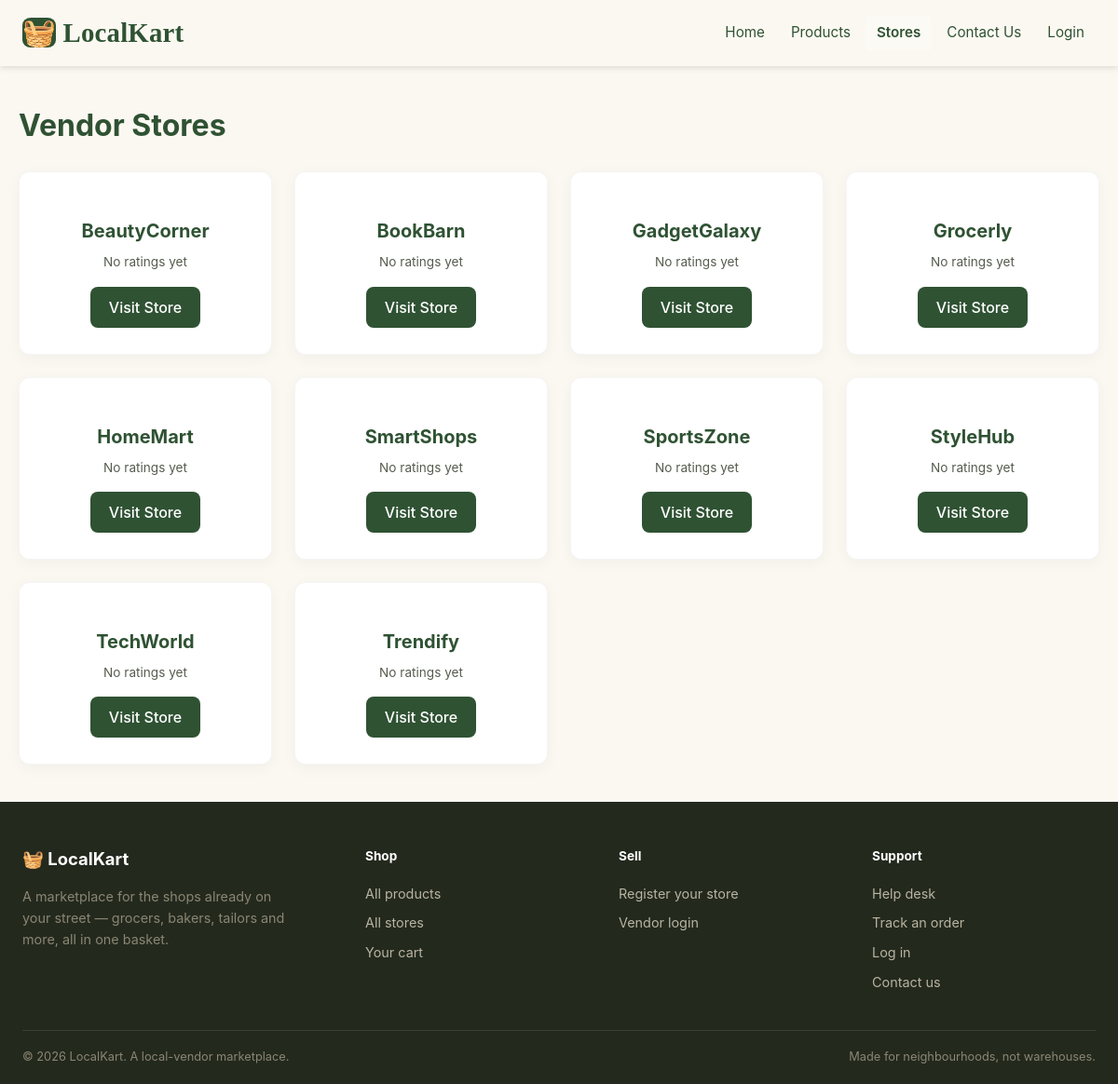
The app's page /stores.php, older data.
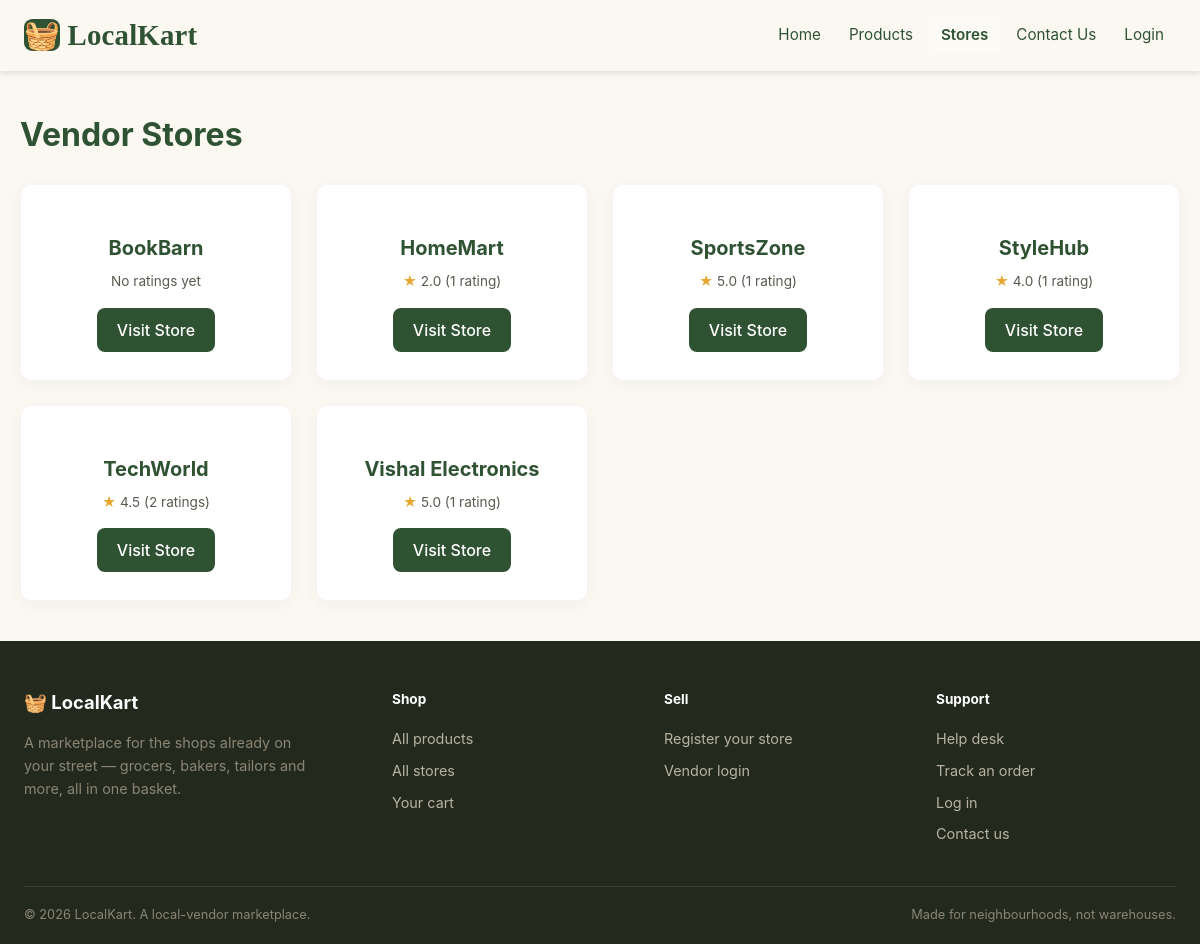
The same page, newer data.
### tables this page shows
CREATE TABLE IF NOT EXISTS vendors (
    id INT AUTO_INCREMENT PRIMARY KEY,
    user_id INT NOT NULL,
    store_name VARCHAR(100) NOT NULL,
    address TEXT,
    verified BOOLEAN DEFAULT FALSE,
    FOREIGN KEY (user_id) REFERENCES users(id) ON DELETE CASCADE
);

### config.php (called while the page is built, shortened)
<?php
function isLoggedIn(): bool
{
    return isset($_SESSION['user_id']);
}
function getUserRole(): ?string
{
    return $_SESSION['role'] ?? null;
}

### stores.php (the view, shortened to what this page needs)
<?php
require_once 'config.php';
$stores = [];
$ratingsByVendor = [];
try {
    $stmt = $pdo->query("SELECT id, store_name FROM vendors ORDER BY store_name ASC");
    $stores = $stmt->fetchAll(PDO::FETCH_ASSOC);
    $ratingsByVendor = $pdo->query(
        "SELECT vendor_id, ROUND(AVG(rating), 1) AS avg_rating, COUNT(*) AS total
         FROM vendor_ratings
         GROUP BY vendor_id"
    )->fetchAll(PDO::FETCH_UNIQUE);
} catch (PDOException $e) {
    $error = "Failed to load stores.";
}
?>
<!DOCTYPE html>
<html lang="en">
<head>
</head>
<body>
    <?php include 'partials/header.php'; ?>
    <div class="container">
        <h1>Vendor Stores</h1>
        <div class="store-grid">
            <?php if (!empty($stores)): ?>
                <?php foreach ($stores as $store): ?>
                    <?php $rating = $ratingsByVendor[$store['id']] ?? null; ?>
                    <div class="store">
                        <h3><?= htmlspecialchars($store['store_name']) ?></h3>
                        <div class="store-rating">
                            <?php if ($rating): ?>
                                <span class="star">★</span> <?= $rating['avg_rating'] ?>
                                (<?= $rating['total'] ?> rating<?= $rating['total'] == 1 ? '' : 's' ?>)
                            <?php else: ?>
                                No ratings yet
                            <?php endif; ?>
                        </div>
                        <a href="store.php?id=<?= $store['id'] ?>" class="btn">Visit Store</a>
                    </div>
                <?php endforeach; ?>
            <?php else: ?>
                <p style="color:red;"><?= $error ?? 'No stores available.' ?></p>
            <?php endif; ?>
        </div>
    </div>
    <?php include 'partials/footer.php'; ?>
</body>
</html>

### partials/header.php (shortened to what this page needs)
<?php
$role = getUserRole();
$helpdeskLink = match ($role) {
    'admin'      => 'admin_helpdesk.php',
    'shopkeeper' => 'shopkeeper_helpdesk.php',
    'customer'   => 'helpdesk.php',
    default      => null,
};
$currentPage = basename($_SERVER['SCRIPT_NAME']);
function navActive(string $page, string $current): string
{
    return $page === $current ? 'active' : '';
}
?>
<link rel="stylesheet" href="assets/css/header.css">
<header class="site-header">
    <nav>
        <a class="brand" href="index.php"><span class="brand-icon">🧺</span> LocalKart</a>
        <div class="nav-links">
            <a href="index.php" class="<?= navActive('index.php', $currentPage) ?>">Home</a>
            <a href="products.php" class="<?= navActive('products.php', $currentPage) ?>">Products</a>
            <a href="stores.php" class="<?= navActive('stores.php', $currentPage) ?>">Stores</a>
            <?php if ($helpdeskLink): ?>
                <a href="<?= $helpdeskLink ?>" class="<?= navActive($helpdeskLink, $currentPage) ?>">Help Desk</a>
            <?php else: ?>
                <a href="contact.php" class="<?= navActive('contact.php', $currentPage) ?>">Contact Us</a>
            <?php endif; ?>
            <?php if (isLoggedIn()): ?>
                <span class="nav-user">Hi, <?= htmlspecialchars($_SESSION['username']) ?></span>
                <a href="logout.php">Logout</a>
            <?php else: ?>
                <a href="login.php">Login</a>
            <?php endif; ?>
        </div>
    </nav>
</header>

### partials/footer.php
<?php
$footerRole = getUserRole();
?>
<link rel="stylesheet" href="assets/css/footer.css">
<footer class="site-footer">
    <div class="footer-top">
        <div class="footer-brand">
            <a class="footer-logo" href="index.php">🧺 LocalKart</a>
            <p>A marketplace for the shops already on your street — grocers, bakers,
                tailors and more, all in one basket.</p>
        </div>
        <div class="footer-col">
            <h6>Shop</h6>
            <a href="products.php">All products</a>
            <a href="stores.php">All stores</a>
            <a href="cart.php">Your cart</a>
        </div>
        <div class="footer-col">
            <h6>Sell</h6>
            <?php if ($footerRole === 'shopkeeper'): ?>
                <a href="shopkeeper.php">Vendor dashboard</a>
                <a href="add_product.php">Add a product</a>
            <?php else: ?>
                <a href="register.php">Register your store</a>
                <a href="login.php">Vendor login</a>
            <?php endif; ?>
        </div>
        <div class="footer-col">
            <h6>Support</h6>
            <a href="helpdesk.php">Help desk</a>
            <a href="status.php">Track an order</a>
            <?php if (!isLoggedIn()): ?>
                <a href="login.php">Log in</a>
            <?php endif; ?>
            <a href="contact.php">Contact us</a>
        </div>
    </div>
    <div class="footer-bottom">
        <span>&copy; <?= date('Y') ?> LocalKart. A local-vendor marketplace.</span>
        <span>Made for neighbourhoods, not warehouses.</span>
    </div>
</footer>

### assets/css/header.css (style rules this page uses)
.site-header { background: #FBF8F1; color: #2F5233; font-family: -apple-system, BlinkMacSystemFont, 'Segoe UI', Roboto, Arial, sans-serif; position: sticky; top: 0; z-index: 100; box-shadow: 0 2px 6px rgba(0, 0, 0, 0.12); }
.site-header nav { display: flex; justify-content: space-between; align-items: center; flex-wrap: wrap; gap: 10px; padding: 14px 24px; max-width: 1200px; margin: 0 auto; }
.site-header .brand { color: #2F5233; font-family: 'Fraunces', serif; text-decoration: none; font-weight: 700; font-size: 1.8em; letter-spacing: 0.2px; white-space: nowrap; }
.site-header .nav-links { display: flex; align-items: center; flex-wrap: wrap; gap: 4px; }
.site-header .nav-links a { color: #2F5233; text-decoration: none; padding: 7px 12px; border-radius: 4px; font-size: 0.95em; transition: background 0.15s; white-space: nowrap; }
.site-header .nav-links a.active { background: rgba(255, 255, 255, 0.22); font-weight: 600; }
.brand-icon { background: #2F5233; border-radius: 25%; }

### assets/css/footer.css (style rules this page uses)
.site-footer { background: #23291D; color: #B9B4A2; font-family: -apple-system, BlinkMacSystemFont, 'Segoe UI', Roboto, Arial, sans-serif; margin-top: 40px; padding: 48px 24px 20px; }
.footer-top { display: grid; grid-template-columns: 1.4fr 1fr 1fr 1fr; gap: 32px; max-width: 1200px; margin: 0 auto; }
.footer-brand .footer-logo { color: #fff; text-decoration: none; font-weight: 700; font-size: 1.15em; }
.footer-brand p { margin-top: 14px; font-size: 0.9em; line-height: 1.6; color: #8B8674; max-width: 32ch; }
.footer-col h6 { color: #fff; font-size: 0.85em; font-weight: 700; margin: 0 0 14px; }
.footer-col a { display: block; color: #B9B4A2; text-decoration: none; font-size: 0.9em; padding: 5px 0; transition: color 0.15s; }
.footer-bottom { display: flex; justify-content: space-between; flex-wrap: wrap; gap: 8px; max-width: 1200px; margin: 36px auto 0; padding-top: 18px; border-top: 1px solid #3A3F31; font-size: 0.8em; color: #8B8674; }

### stores.php (style rules this page uses)
body { font-family: -apple-system, BlinkMacSystemFont, 'Segoe UI', Roboto, Arial, sans-serif; background: #FBF8F1; margin: 0; color: #333; line-height: 1.5; }
.container { max-width: 1200px; margin: 40px auto; padding: 0 20px; }
h1 { color: #2F5233; margin-bottom: 25px; font-size: 2rem; }
.store-grid { display: grid; grid-template-columns: repeat(auto-fit, minmax(260px, 1fr)); gap: 24px; }
.store { background: white; padding: 28px 20px; border-radius: 12px; border: 1px solid rgba(0, 0, 0, 0.04); box-shadow: 0 4px 16px rgba(0, 0, 0, 0.04); text-align: center; transition: transform 0.2s ease, box-shadow 0.2s ease; }
.store h3 { color: #2F5233; margin-bottom: 16px; font-size: 1.25rem; }
.store-rating { color: #565C4E; font-size: 0.85rem; margin: -8px 0 16px; }
.store-rating .star { color: #E7A62F; }
.btn { display: inline-block; padding: 10px 20px; background: #2F5233; color: white; text-decoration: none; border-radius: 8px; font-weight: 500; transition: background 0.2s, transform 0.15s, box-shadow 0.2s; }

Row changes from the older to the newer data that the page shows:
removed vendors: store_name "BeautyCorner", shows "No ratings yet"
removed vendors: store_name "GadgetGalaxy", shows "No ratings yet"
removed vendors: store_name "Grocerly", shows "No ratings yet"
removed vendors: store_name "SmartShops", shows "No ratings yet"
removed vendors: store_name "Trendify", shows "No ratings yet"
changed vendors "HomeMart": avg_rating (not shown) → "2.0"; total (not shown) → "1"; text "No ratings yet" → "★ ( rating )"
changed vendors "SportsZone": avg_rating (not shown) → "5.0"; total (not shown) → "1"; text "No ratings yet" → "★ ( rating )"
changed vendors "StyleHub": avg_rating (not shown) → "4.0"; total (not shown) → "1"; text "No ratings yet" → "★ ( rating )"
changed vendors "TechWorld": avg_rating (not shown) → "4.5"; total (not shown) → "2"; text "No ratings yet" → "★ ( rating s )"
added vendors: store_name "Vishal Electronics", avg_rating "5.0", total "1"
